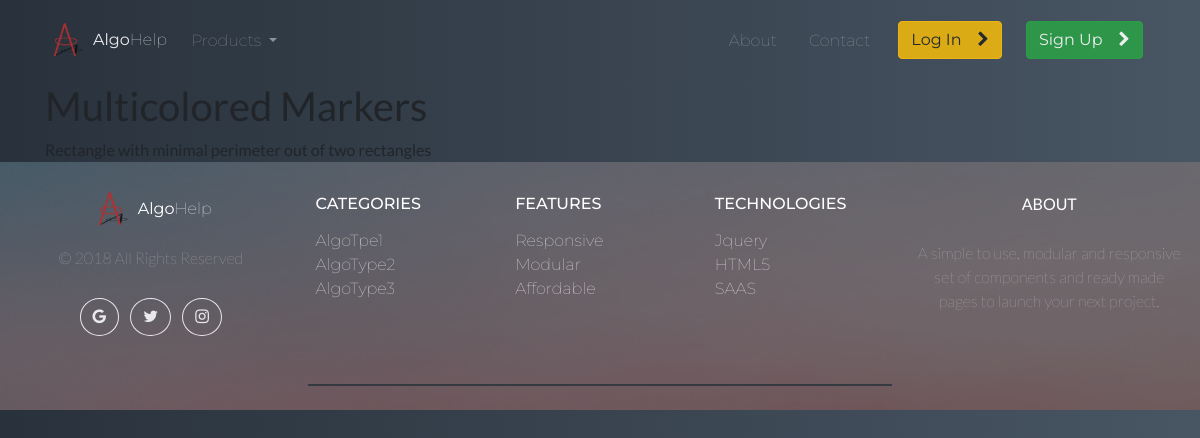
/6/, run on the app's committed database.
### algorithms/models.py (models this page shows, shortened)
class Algorithm(models.Model):
    name = models.CharField(max_length=200)
    description = models.CharField(max_length=300)
    text = models.TextField()
    pub_date = models.DateTimeField('date published')
    author = models.CharField(max_length=200)

### algorithms/views.py (the view)
# urls.py: path('<int:algorithm_id>/', views.detail, name='detail'),
def detail(request, algorithm_id):
    algorithm = get_object_or_404(Algorithm, pk=algorithm_id)
    return render(request, 'algorithms/detail.html', {'algorithm': algorithm})

### algorithms/templates/algorithms/detail.html
{% extends "algorithms/wrapper.html" %}
{% block content %}
{% load static %}
<div class="container">
    <h1>{{ algorithm.name }}</h1>
    <span>{{ algorithm.text }}</span>
</div>
{% endblock %}

### algorithms/static/algorithms/css/styles.css (style rules this page uses)
html { overflow-wrap: break-word; font-size: 16px; }
.bg-dark-gradient { background: #485563; background: -webkit-linear-gradient(to right, #29323c, #485563); background: linear-gradient(to right, #29323c, #485563); }
.font-body, body { font-family: "Lato", sans-serif; }

### data on the page
Algorithm: name "Multicolored Markers", text "Rectangle with minimal perimeter out of two rectangles"
